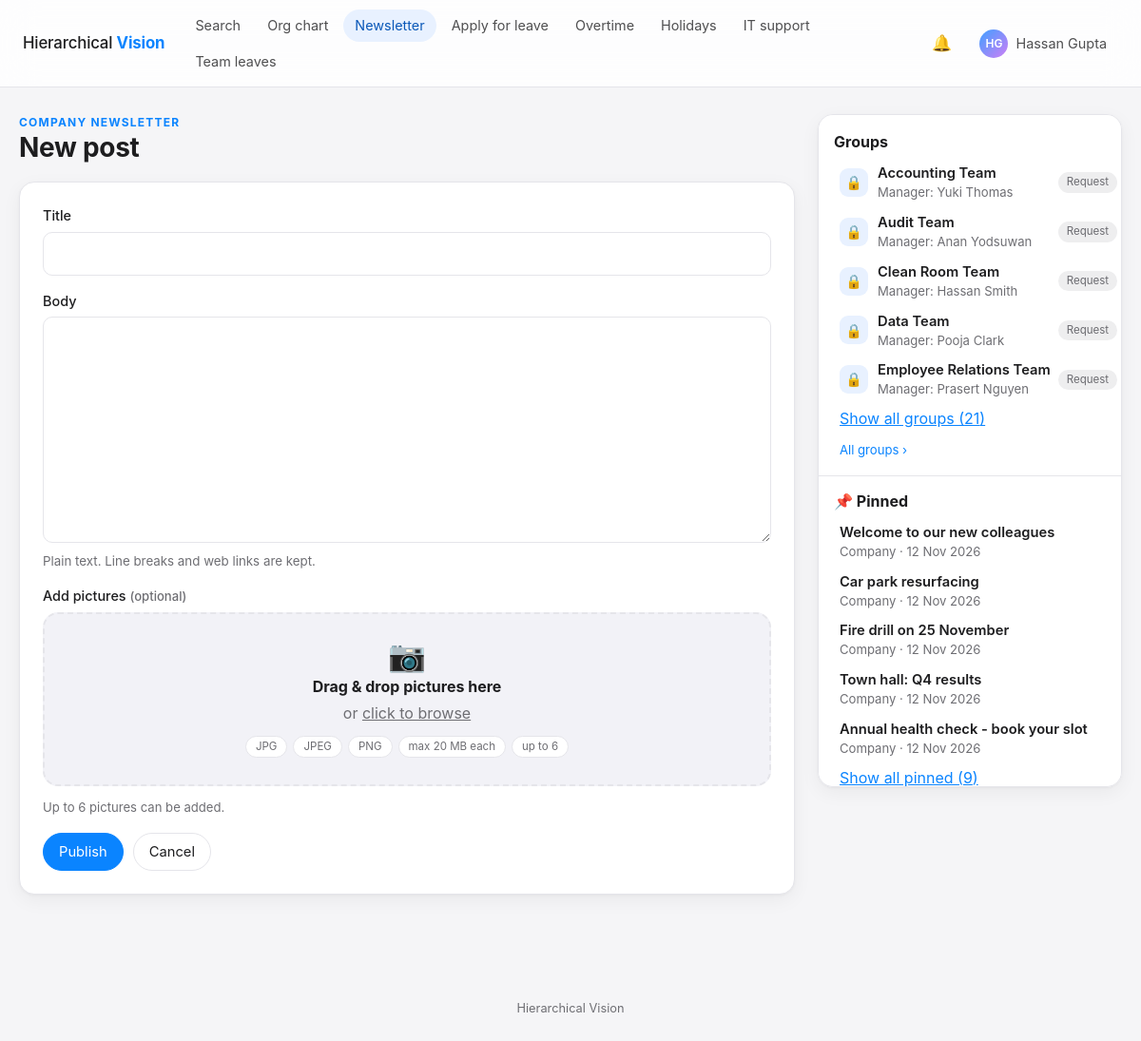
The page /newsletter/new/ (signed in) on the database its author committed.
### accounts/models.py (models this page shows, shortened)
class User(AbstractBaseUser, PermissionsMixin):
    employee_id = models.CharField(
        max_length=30, unique=True, validators=[employee_id_validator], help_text="e.g. EMP-105. Used to sign in."
    )
    email = models.EmailField("email address", unique=True)
    full_name = models.CharField(max_length=150)
    position = models.CharField(max_length=120, blank=True)
    role = models.CharField(max_length=10, choices=Role.choices, default=Role.EMPLOYEE, db_index=True)
    manager = models.ForeignKey(
        "self",
        null=True,
        blank=True,
        on_delete=models.SET_NULL,
        related_name="direct_reports",
        verbose_name="Peer / Reporting manager",
    )
    contact_info = models.CharField("contact information", max_length=255, blank=True)
    description = models.TextField(blank=True)
    profile_picture = models.ImageField(
        upload_to=profile_picture_path, blank=True, null=True, validators=[FileExtensionValidator(IMAGE_EXTENSIONS), validate_image_size, validate_image_dimensions, validate_image_content]
    )
    background_image = models.ImageField(
        upload_to=background_image_path, blank=True, null=True, validators=[FileExtensionValidator(IMAGE_EXTENSIONS), validate_image_size, validate_image_dimensions, validate_image_content]
    )
    newsletter_publisher = models.BooleanField(
        "may publish to the newsletter", default=False,
        help_text="Lets this employee/manager post in the company newsletter (Admins can always post).",
    )
    leave_dashboard = models.CharField(
        "leave & OT dashboard access", max_length=5, choices=DashboardAccess.choices, default=DashboardAccess.NONE,
        blank=True, help_text="Managers only: lets this manager open the daily leave & OT dashboard (set by Admins).",
    )
    is_active = models.BooleanField(default=True)
    is_staff = models.BooleanField(default=False, editable=False)
    date_joined = models.DateTimeField(auto_now_add=True)
    objects = UserManager()
    USERNAME_FIELD = "employee_id"
    EMAIL_FIELD = "email"
    REQUIRED_FIELDS = ["email", "full_name"]
    class Meta:
        ordering = ["full_name"]
    @property
    def initials(self):
        parts = [p for p in self.full_name.split() if p]
        if not parts:
            return self.employee_id[:2].upper()
        return (parts[0][0] + (parts[-1][0] if len(parts) > 1 else "")).upper()
    @property
    def is_admin(self):
        return self.role == Role.ADMIN
    @property
    def is_manager_role(self):
        return self.role == Role.MANAGER
    @property
    def can_approve_leaves(self):
        return self.role in (Role.ADMIN, Role.MANAGER)
    @property
    def can_view_leave_dashboard(self):
        return self.is_admin or (self.is_manager_role and self.leave_dashboard in (DashboardAccess.TEAM, DashboardAccess.ALL))
    @property
    def can_publish_newsletter(self):
        return self.is_admin or self.newsletter_publisher

### newsletter/models.py (models this page shows, shortened)
class NewsGroup(models.Model):
    name = models.CharField(max_length=80)
    description = models.CharField(max_length=300, blank=True)
    manager = models.ForeignKey(
        settings.AUTH_USER_MODEL, null=True, blank=True, on_delete=models.SET_NULL, related_name="managed_news_groups",
        help_text="Approves access requests and moderates the group. Admins can always do both.",
    )
    created_by = models.ForeignKey(settings.AUTH_USER_MODEL, null=True, blank=True, on_delete=models.SET_NULL, related_name="+")
    created_at = models.DateTimeField(auto_now_add=True)
    class Meta:
        ordering = ["name"]
        constraints = [models.UniqueConstraint(Lower("name"), name="newsgroup_name_ci_unique")]
    def get_absolute_url(self):
        return reverse("newsletter:group_detail", args=[self.pk])

class Post(models.Model):
    title = models.CharField(max_length=120)
    body = models.TextField(max_length=5000)
    author = models.ForeignKey(
        settings.AUTH_USER_MODEL, null=True, blank=True, on_delete=models.SET_NULL, related_name="newsletter_posts"
    )
    group = models.ForeignKey(NewsGroup, null=True, blank=True, on_delete=models.CASCADE, related_name="posts")
    is_pinned = models.BooleanField(default=False, help_text="Pinned posts stay at the top and appear in the Pinned sidebar.")
    created_at = models.DateTimeField(auto_now_add=True, db_index=True)
    updated_at = models.DateTimeField(auto_now=True)
    objects = PostQuerySet.as_manager()
    class Meta:
        ordering = ["-is_pinned", "-created_at"]
        indexes = [models.Index(fields=["group", "-created_at"], name="news_post_group_idx")]
    def get_absolute_url(self):
        return reverse("newsletter:detail", args=[self.pk])

### newsletter/views.py (the view, shortened to what this page needs)
# urls.py: path("new/", views.post_create, name="create"),
@login_required
def post_create(request, group_pk=None):
    group = None
    if group_pk is not None:
        group = get_object_or_404(NewsGroup, pk=group_pk)
        if not group.can_access(request.user):
            raise PermissionDenied
    elif not request.user.can_publish_newsletter:
        raise PermissionDenied
    form = PostForm(request.POST or None, request.FILES or None, user=request.user, group=group)
    return render(request, "newsletter/form.html", {"form": form, "post": None, "group": group})

### newsletter/models.py (called while the page is built)
    def visible_to(self, user):
        if not (user.is_authenticated and user.is_active):
            return self.filter(group__isnull=True)
        if user.is_admin:
            return self
        member_of = GroupMembership.objects.filter(user=user).values("group_id")
        return self.filter(Q(group__isnull=True) | Q(group__manager=user) | Q(group_id__in=member_of))

### newsletter/services.py (called while the page is built)
def group_states(user, groups):
    if not (user.is_authenticated and user.is_active):
        return {}
    ids = [g.pk for g in groups]
    states = {}
    pending = GroupAccessRequest.objects.filter(user=user, group_id__in=ids, status=GroupAccessRequest.Status.PENDING)
    states.update({gid: PENDING for gid in pending.values_list("group_id", flat=True)})
    states.update({gid: MEMBER for gid in GroupMembership.objects.filter(user=user, group_id__in=ids).values_list("group_id", flat=True)})
    for g in groups:
        if user.is_admin or g.manager_id == user.pk:
            states[g.pk] = MANAGER
    return states

### notifications/context_processors.py (called while the page is built)
def unread_notifications(request):
    user = getattr(request, "user", None)
    if user is not None and user.is_authenticated:
        return {"unread_count": Notification.objects.filter(recipient=user, is_read=False).count()}
    return {}

### templates/newsletter/form.html (shortened to what this page needs)
{% extends "newsletter/layout.html" %}
{% block news_content %}
<header class="pe-head">
  <p class="eyebrow">{% if group %}{{ group.name|upper }}{% else %}COMPANY NEWSLETTER{% endif %}</p>
  <h1>{% if post %}Edit post{% else %}New post{% endif %}</h1>
</header>
<section class="card">
  <form method="post" enctype="multipart/form-data">{% csrf_token %}
    {% include "partials/_field.html" with field=form.title %}
    {% include "partials/_field.html" with field=form.body %}
    <div class="field upload-field{% if form.images.errors %} has-error{% endif %}" data-upload="images">
      <label for="{{ form.images.id_for_label }}">Add pictures <span class="muted small">(optional)</span></label>
      <div class="dropzone">
        <div class="dz-body">
          <span class="dz-icon" aria-hidden="true">&#128247;</span>
          <strong>Drag &amp; drop pictures here</strong>
          <span class="muted">or <u>click to browse</u></span>
          <span class="dz-chips"><span>JPG</span><span>JPEG</span><span>PNG</span><span>max {{ form.max_mb }} MB each</span><span>up to {{ form.max_images }}</span></span>
        </div>
      </div>
      <p class="muted small js-upload-count" aria-live="polite"></p>
    </div>
    <div class="row-gap"><button class="btn btn-primary" type="submit">{% if post %}Save changes{% else %}Publish{% endif %}</button>
      <a class="btn" href="{% if group %}{{ group.get_absolute_url }}{% else %}{% url 'newsletter:list' %}{% endif %}">Cancel</a></div>
  </form>
</section>
{% endblock %}

### templates/base.html (shortened to what this page needs)
{% load static %}<!DOCTYPE html>
<html lang="en">
<head>
  <link rel="stylesheet" href="{% static 'css/app.css' %}">
</head>
<body class="{% block body_class %}{% endblock %}">
<header class="topbar">
  <a class="brand" href="{% url 'accounts:home' %}">Hierarchical <b>Vision</b></a>
  {% with view=request.resolver_match.view_name %}
  <nav aria-label="Main">
    <a href="{% url 'accounts:home' %}" class="{% if view == 'accounts:home' or view == 'accounts:search' %}active{% endif %}">Search</a>
    <a href="{% url 'accounts:org_chart' %}" class="{% if view == 'accounts:org_chart' %}active{% endif %}">Org chart</a>
    <a href="{% url 'newsletter:list' %}" class="{% if 'newsletter:' in view %}active{% endif %}">Newsletter</a>
    {% if user.is_authenticated %}
    <a href="{% url 'leaves:apply' %}" class="{% if view == 'leaves:apply' %}active{% endif %}">Apply for leave</a>
    <a href="{% url 'leaves:overtime' %}" class="{% if 'leaves:overtime' in view %}active{% endif %}">Overtime</a>
    <a href="{% url 'leaves:holidays' %}" class="{% if view == 'leaves:holidays' %}active{% endif %}">Holidays</a>
    <a href="{% url 'support:create' %}" class="{% if view == 'support:create' %}active{% endif %}">IT support</a>
    {% if user.can_approve_leaves %}<a href="{% url 'leaves:team' %}" class="{% if view == 'leaves:team' %}active{% endif %}">Team leaves</a>{% endif %}
    {% endif %}
  </nav>
  {% endwith %}
  {% if user.is_authenticated %}
  <div class="topbar-right">
    <a class="icon-btn" href="{% url 'notifications:list' %}" title="Notifications" aria-label="Notifications">&#128276;{% if unread_count %}<span class="badge-count">{{ unread_count }}</span>{% endif %}</a>
    <details class="menu">
      <summary class="user-chip">{% include "partials/_avatar.html" with person=user size="sm" %}<span class="name">{{ user.full_name }}</span></summary>
    </details>
  </div>
  {% else %}
  <div class="topbar-right"><a class="btn btn-sm" href="{% url 'accounts:login' %}">Sign in</a></div>
  {% endif %}
</header>
{% block main %}
<main id="main" class="container{% block container_class %}{% endblock %}">
  {% block content %}{% endblock %}
</main>
<footer class="site-footer">Hierarchical Vision</footer>
{% endblock %}
</body>
</html>

### templates/partials/_avatar.html
{% if person.profile_picture %}<img class="avatar {{ size|default:'' }}" src="{{ person.profile_picture.url }}" alt="{{ person.full_name }}">{% else %}<span class="avatar avatar-initials {{ size|default:'' }}">{{ person.initials }}</span>{% endif %}

### templates/newsletter/_sidebar.html (shortened to what this page needs)
<aside class="news-side" aria-label="Newsletter sidebar">
  <section class="side-sec" aria-labelledby="side-groups">
    <div class="row-between side-head">
      <h2 id="side-groups">Groups</h2>
    </div>
    {% if not signed_in %}
      <p class="muted small"><a href="{% url 'accounts:login' %}?next={{ request.path|urlencode }}">Sign in</a> to see department groups.</p>
    {% else %}
      <ul class="side-list" data-collapse="5">
        {% for g in groups %}
        <li{% if forloop.counter > 5 %} class="extra" hidden{% endif %}>
          <a class="side-link" href="{{ g.get_absolute_url }}">
            <span class="side-icon" aria-hidden="true">{% if g.state %}&#128101;{% else %}&#128274;{% endif %}</span>
            <span class="side-text"><strong>{{ g.name }}</strong>{% if g.manager %}<span class="muted small">Manager: {{ g.manager.full_name }}</span>{% endif %}</span>
          </a>
          {% if g.state == "manager" %}<span class="pill pill-approved">Manager</span>
          {% elif g.state == "member" %}<span class="pill pill-approved">Member</span>
          {% elif g.state == "pending" %}<span class="pill pill-pending">Pending</span>
          {% else %}<span class="pill">Request</span>{% endif %}
        </li>
        {% empty %}<li class="side-empty muted small">No groups yet.{% if viewer.is_admin %} Create the first department group.{% endif %}</li>{% endfor %}
      </ul>
      {% if groups|length > 5 %}<button type="button" class="side-toggle small" data-toggle-list data-more="Show all groups ({{ groups|length }})" data-less="Show less" aria-expanded="false">Show all groups ({{ groups|length }})</button>{% endif %}
      <p class="side-foot small"><a href="{% url 'newsletter:group_list' %}">All groups{% if more_groups %} (+{{ more_groups }} more){% endif %} &rsaquo;</a></p>
    {% endif %}
  </section>
  <hr class="side-divider">
  <section class="side-sec" aria-labelledby="side-pinned">
    <div class="side-head"><h2 id="side-pinned">&#128204; Pinned</h2></div>
    <ul class="side-list" data-collapse="5">
      {% for p in pinned %}
      <li{% if forloop.counter > 5 %} class="extra" hidden{% endif %}>
        <a class="side-link" href="{{ p.get_absolute_url }}">
          <span class="side-text"><strong>{{ p.title }}</strong>
            <span class="muted small">{% if p.group %}{{ p.group.name }}{% else %}Company{% endif %} &middot; {{ p.created_at|date:"d M Y" }}</span></span>
        </a>
      </li>
      {% empty %}<li class="side-empty muted small">Nothing is pinned.</li>{% endfor %}
    </ul>
    {% if pinned|length > 5 %}<button type="button" class="side-toggle small" data-toggle-list data-more="Show all pinned ({{ pinned|length }})" data-less="Show less" aria-expanded="false">Show all pinned ({{ pinned|length }})</button>{% endif %}
  </section>
</aside>

### rows shown on the page
User: initials "HG", full_name "Hassan Gupta"
NewsGroup: name "Accounting Team", manager.full_name "Yuki Thomas", shows "Request"
NewsGroup: name "Audit Team", manager.full_name "Anan Yodsuwan", shows "Request"
NewsGroup: name "Clean Room Team", manager.full_name "Hassan Smith", shows "Request"
NewsGroup: name "Data Team", manager.full_name "Pooja Clark", shows "Request"
NewsGroup: name "Employee Relations Team", manager.full_name "Prasert Nguyen", shows "Request"
Post: title "Welcome to our new colleagues", shows "Company", created_at "12 Nov 2026"
Post: title "Car park resurfacing", shows "Company", created_at "12 Nov 2026"
Post: title "Fire drill on 25 November", shows "Company", created_at "12 Nov 2026"
Post: title "Town hall: Q4 results", shows "Company", created_at "12 Nov 2026"
Post: title "Annual health check - book your slot", shows "Company", created_at "12 Nov 2026"

### other values the page prints
{{ field.label }} "Title Body"
{{ field.help_text }} "Plain text. Line breaks and web links are kept."
{{ groups|length }} "21"
{{ pinned|length }} "9"
